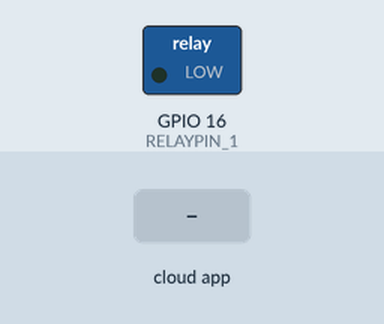
Recording of a sketch running on a simulated ESP8266 (NodeMCU). Parts: switched loads named in the sketch (green lamp = pin HIGH). Inputs (shaded band) come from the test bench. WiFi joins after 1.5 s; servers stay silent unless stated; what the sketch prints to the serial monitor is not drawn.

Above: at 2.7 s.
2.8 s: the phone or cloud app sets 62ffc022db270037341b8c60 to 1
At 3.4 s:
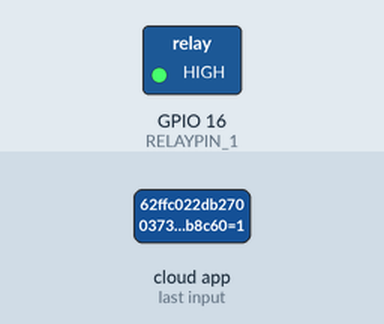
4.3 s: the phone or cloud app sets 62ffc022db270037341b8c60 to 0
At 4.6 s:
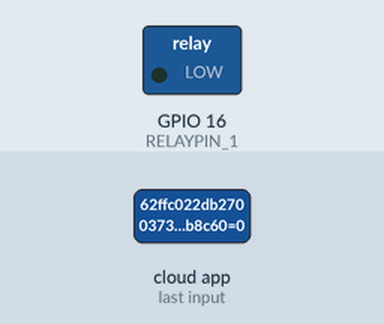
Timing chart, 0 to 7.3 s (numbered marks = the images above; inputs shaded):
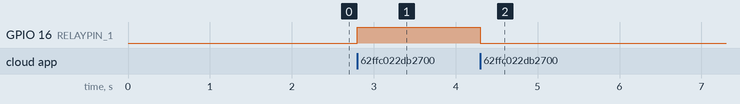

The sketch:

LAMPADA.ino
```cpp
#ifdef ENABLE_DEBUG
   #define DEBUG_ESP_PORT Serial
   #define NODEBUG_WEBSOCKETS
   #define NDEBUG
#endif

#include <Arduino.h>
#ifdef ESP8266
   #include <ESP8266WiFi.h>
#endif
#ifdef ESP32
   #include <WiFi.h>
#endif

#include "SinricPro.h"
#include "SinricProSwitch.h"

#define WIFI_SSID         "iPhone de Pedro"
#define WIFI_PASS         "pedro2003"
#define APP_KEY           "73de56c5-363b-4f16-9219-e7617c87087d"
#define APP_SECRET        "61a8cda5-92fb-4995-b92c-5c023d7f29ac-ac125d65-ce5a-43ec-8195-2f6c5311af6b"

#define SWITCH_ID_1       "62ffc022db270037341b8c60"
#define RELAYPIN_1        16

#define BAUD_RATE         115200                // Change baudrate to your need

bool onPowerState1(const String &deviceId, bool &state) {
 Serial.printf("Device 1 turned %s", state?"on":"off");
 digitalWrite(RELAYPIN_1, state ? HIGH:LOW);
 return true; // request handled properly
}

// setup function for WiFi connection
void setupWiFi() {
  Serial.printf("\r\n[Wifi]: Connecting");
  WiFi.begin(WIFI_SSID, WIFI_PASS);

  while (WiFi.status() != WL_CONNECTED) {
    Serial.printf(".");
    delay(250);
  }

  Serial.printf("connected!\r\n[WiFi]: IP-Address is %s\r\n", WiFi.localIP().toString().c_str());
}

// setup function for SinricPro
void setupSinricPro() {
  // add devices and callbacks to SinricPro
  pinMode(RELAYPIN_1, OUTPUT);

  SinricProSwitch& mySwitch1 = SinricPro[SWITCH_ID_1];
  mySwitch1.onPowerState(onPowerState1);


  // setup SinricPro
  SinricPro.onConnected([](){ Serial.printf("Connected to SinricPro\r\n"); });
  SinricPro.onDisconnected([](){ Serial.printf("Disconnected from SinricPro\r\n"); });

  SinricPro.begin(APP_KEY, APP_SECRET);
}

// main setup function
void setup() {
  Serial.begin(BAUD_RATE); Serial.printf("\r\n\r\n");
  setupWiFi();
  setupSinricPro();
}

void loop() {
  SinricPro.handle();
}
```

Measured:
- after the input at 2.8 s, GPIO 16 (RELAYPIN_1): LOW → HIGH at once
- after the input at 4.3 s, GPIO 16 (RELAYPIN_1): HIGH → LOW at once
